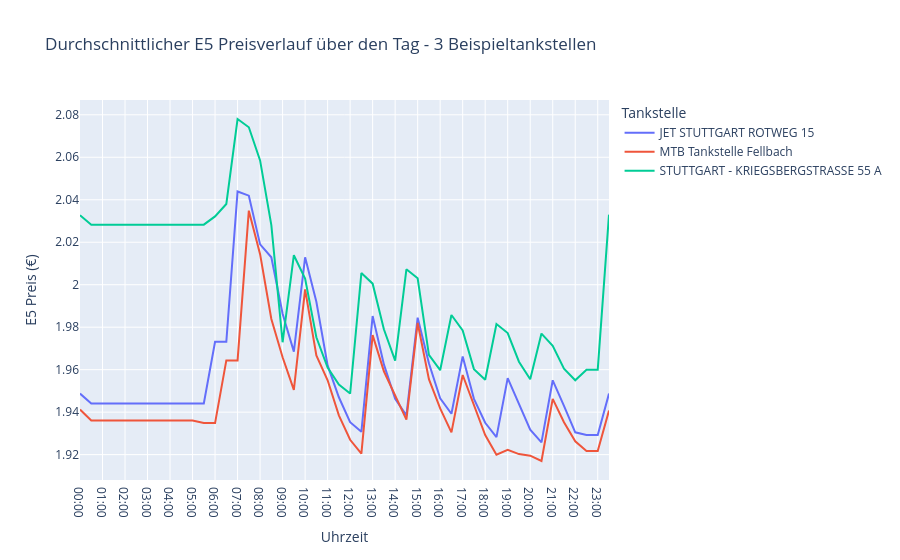

The notebook cell saved with this chart:
### Code cell
# Join with tankstellen df
df_filled_named = df_filled.merge(
    df_tankstellen[['id', 'name', 'brand']],
    left_on='tankstellen_id',
    right_on='id',
    how='left'
)
# choosing 3 gas stations
erste = df_tankstellen.iloc[0]['name']
letzte = df_tankstellen.iloc[-1]['name']
mittlere = df_tankstellen.iloc[len(df_tankstellen)//2]['name']

print(f"Erste: {erste}")
print(f"Letzte: {letzte}")
print(f"Mittlere: {mittlere}")

print(df_filled_named['name'].isin([erste, letzte, mittlere]).sum())

# Daten für diese 3 Tankstellen filtern
df_beispiel = df_filled_named[(df_filled_named['name'].isin([erste, letzte, mittlere])) & (df_filled_named['retrieval_date'] >= date(2026, 2, 16))].copy()

# Durchschnitt pro Uhrzeit pro Tankstelle
df_beispiel_hourly = df_beispiel.groupby(['time_label', 'name'])['e5'].mean().reset_index()
df_beispiel_hourly = df_beispiel_hourly.sort_values('time_label').reset_index(drop=True)

fig = px.line(
    df_beispiel_hourly,
    x='time_label',
    y='e5',
    color='name',
    title='Durchschnittlicher E5 Preisverlauf über den Tag - 3 Beispieltankstellen',
    labels={'time_label': 'Uhrzeit', 'e5': 'E5 Preis (€)', 'name': 'Tankstelle'}
)
fig.update_xaxes(
    tickmode='array',
    tickvals=df_beispiel_hourly['time_label'][df_beispiel_hourly['time_label'].str.endswith('00')]
)
fig.show()

### Figure 1 — Plotly figure (JSON) as saved in the notebook; plotly's stock layout.template omitted (floating-point values rounded to 4 significant figures)
{"data": [{"hovertemplate": "Tankstelle=JET STUTTGART ROTWEG 15<br>Uhrzeit=%{x}<br>E5 Preis (€)=%{y}<extra></extra>", "legendgroup": "JET STUTTGART ROTWEG 15", "line": {"color": "#636efa", "dash": "solid"}, "marker": {"symbol": "circle"}, "mode": "lines", "name": "JET STUTTGART ROTWEG 15", "orientation": "v", "showlegend": true, "type": "scatter", "x": ["00:00", "00:30", "01:00", "01:30", "02:00", "02:30", "03:00", "03:30", "04:00", "04:30", "05:00", "05:30", "06:00", "06:30", "07:00", "07:30", "08:00", "08:30", "09:00", "09:30", "10:00", "10:30", "11:00", "11:30", "12:00", "12:30", "13:00", "13:30", "14:00", "14:30", "15:00", "15:30", "16:00", "16:30", "17:00", "17:30", "18:00", "18:30", "19:00", "19:30", "20:00", "20:30", "21:00", "21:30", "22:00", "22:30", "23:00", "23:30"], "xaxis": "x", "y": [1.949, 1.944, 1.944, 1.944, 1.944, 1.944, 1.944, 1.944, 1.944, 1.944, 1.944, 1.944, 1.973, 1.973, 2.044, 2.042, 2.019, 2.013, 1.986, 1.969, 2.013, 1.992, 1.962, 1.947, 1.935, 1.931, 1.985, 1.962, 1.946, 1.939, 1.984, 1.963, 1.946, 1.939, 1.966, 1.946, 1.935, 1.928, 1.956, 1.944, 1.932, 1.926, 1.955, 1.943, 1.93, 1.929, 1.929, 1.949], "yaxis": "y"}, {"hovertemplate": "Tankstelle=MTB Tankstelle Fellbach<br>Uhrzeit=%{x}<br>E5 Preis (€)=%{y}<extra></extra>", "legendgroup": "MTB Tankstelle Fellbach", "line": {"color": "#EF553B", "dash": "solid"}, "marker": {"symbol": "circle"}, "mode": "lines", "name": "MTB Tankstelle Fellbach", "orientation": "v", "showlegend": true, "type": "scatter", "x": ["00:00", "00:30", "01:00", "01:30", "02:00", "02:30", "03:00", "03:30", "04:00", "04:30", "05:00", "05:30", "06:00", "06:30", "07:00", "07:30", "08:00", "08:30", "09:00", "09:30", "10:00", "10:30", "11:00", "11:30", "12:00", "12:30", "13:00", "13:30", "14:00", "14:30", "15:00", "15:30", "16:00", "16:30", "17:00", "17:30", "18:00", "18:30", "19:00", "19:30", "20:00", "20:30", "21:00", "21:30", "22:00", "22:30", "23:00", "23:30"], "xaxis": "x", "y": [1.941, 1.936, 1.936, 1.936, 1.936, 1.936, 1.936, 1.936, 1.936, 1.936, 1.936, 1.935, 1.935, 1.964, 1.964, 2.035, 2.014, 1.984, 1.966, 1.95, 1.998, 1.967, 1.955, 1.939, 1.927, 1.921, 1.976, 1.959, 1.948, 1.936, 1.982, 1.956, 1.942, 1.93, 1.958, 1.944, 1.929, 1.92, 1.922, 1.92, 1.919, 1.917, 1.946, 1.935, 1.926, 1.922, 1.922, 1.941], "yaxis": "y"}, {"hovertemplate": "Tankstelle=STUTTGART - KRIEGSBERGSTRASSE 55 A<br>Uhrzeit=%{x}<br>E5 Preis (€)=%{y}<extra></extra>", "legendgroup": "STUTTGART - KRIEGSBERGSTRASSE 55 A", "line": {"color": "#00cc96", "dash": "solid"}, "marker": {"symbol": "circle"}, "mode": "lines", "name": "STUTTGART - KRIEGSBERGSTRASSE 55 A", "orientation": "v", "showlegend": true, "type": "scatter", "x": ["00:00", "00:30", "01:00", "01:30", "02:00", "02:30", "03:00", "03:30", "04:00", "04:30", "05:00", "05:30", "06:00", "06:30", "07:00", "07:30", "08:00", "08:30", "09:00", "09:30", "10:00", "10:30", "11:00", "11:30", "12:00", "12:30", "13:00", "13:30", "14:00", "14:30", "15:00", "15:30", "16:00", "16:30", "17:00", "17:30", "18:00", "18:30", "19:00", "19:30", "20:00", "20:30", "21:00", "21:30", "22:00", "22:30", "23:00", "23:30"], "xaxis": "x", "y": [2.033, 2.028, 2.028, 2.028, 2.028, 2.028, 2.028, 2.028, 2.028, 2.028, 2.028, 2.028, 2.032, 2.038, 2.078, 2.074, 2.059, 2.028, 1.973, 2.014, 2.003, 1.975, 1.961, 1.953, 1.949, 2.006, 2.0, 1.979, 1.964, 2.007, 2.003, 1.967, 1.96, 1.986, 1.978, 1.96, 1.955, 1.982, 1.977, 1.964, 1.956, 1.977, 1.971, 1.961, 1.955, 1.96, 1.96, 2.033], "yaxis": "y"}], "layout": {"legend": {"title": {"text": "Tankstelle"}, "tracegroupgap": 0}, "title": {"text": "Durchschnittlicher E5 Preisverlauf über den Tag - 3 Beispieltankstellen"}, "xaxis": {"anchor": "y", "domain": [0, 1], "tickmode": "array", "tickvals": ["00:00", "00:00", "00:00", "01:00", "01:00", "01:00", "02:00", "02:00", "02:00", "03:00", "03:00", "03:00", "04:00", "04:00", "04:00", "05:00", "05:00", "05:00", "06:00", "06:00", "06:00", "07:00", "07:00", "07:00", "08:00", "08:00", "08:00", "09:00", "09:00", "09:00", "10:00", "10:00", "10:00", "11:00", "11:00", "11:00", "12:00", "12:00", "12:00", "13:00", "13:00", "13:00", "14:00", "14:00", "14:00", "15:00", "15:00", "15:00", "16:00", "16:00", "16:00", "17:00", "17:00", "17:00", "18:00", "18:00", "18:00", "19:00", "19:00", "19:00", "20:00", "20:00", "20:00", "21:00", "21:00", "21:00", "22:00", "22:00", "22:00", "23:00", "23:00", "23:00"], "title": {"text": "Uhrzeit"}}, "yaxis": {"anchor": "x", "domain": [0, 1], "title": {"text": "E5 Preis (€)"}}}}
